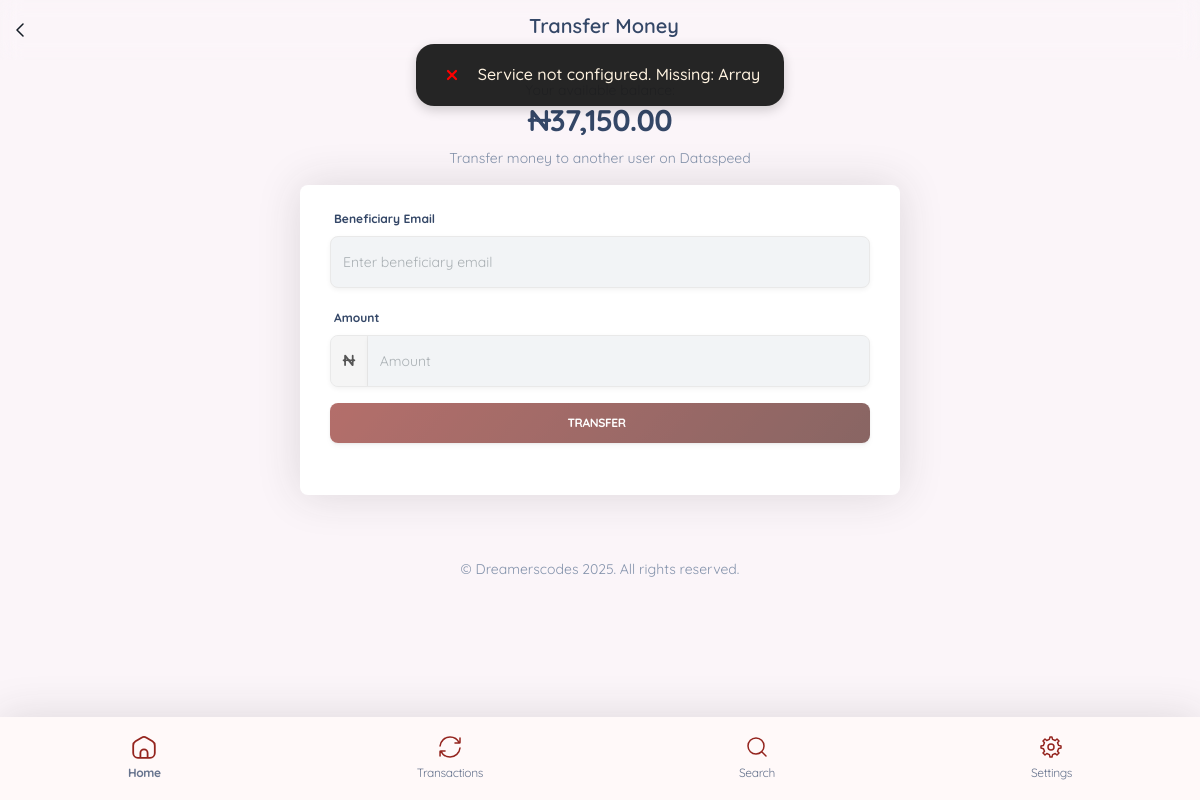
Page /public/pages/transfer_money.php (signed in) on the earlier database version.
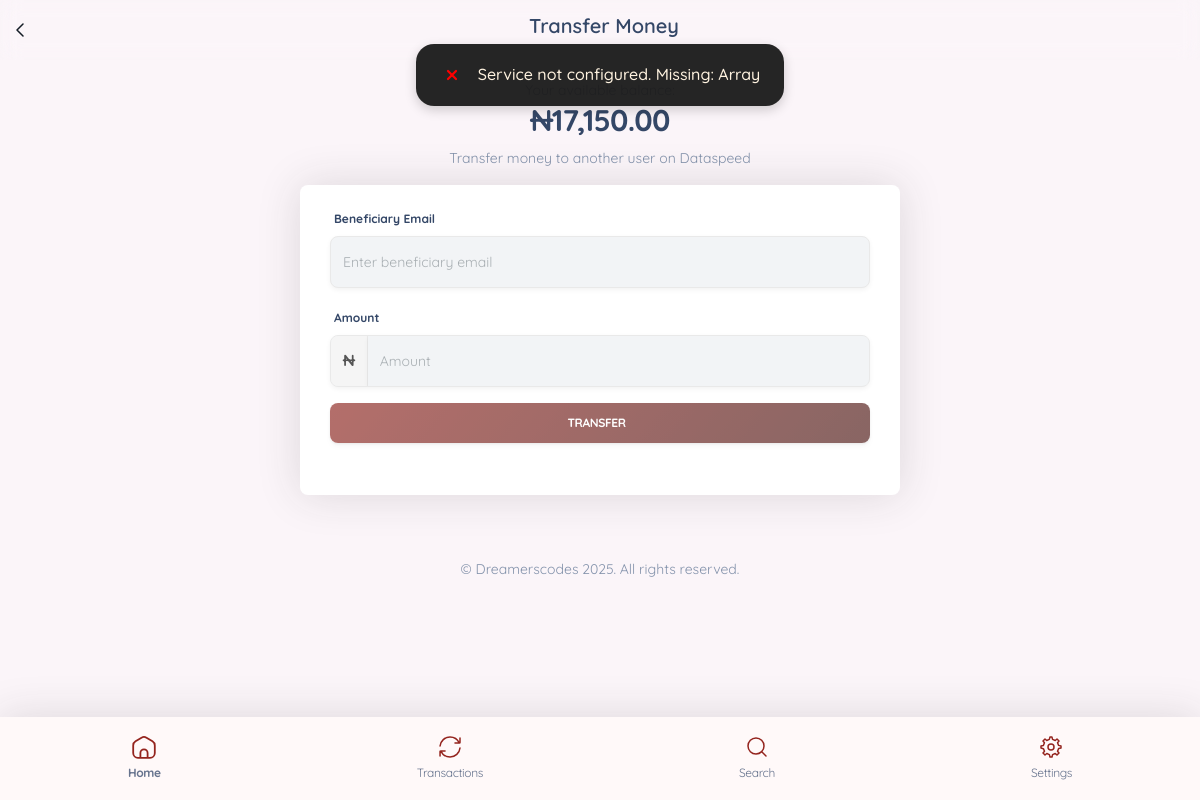
Same page on the later database version.
### tables this page shows
CREATE TABLE `account_balance` (
  `account_id` int(11) NOT NULL,
  `user_id` int(11) DEFAULT NULL,
  `email` varchar(255) NOT NULL,
  `phone_number` varchar(11) NOT NULL,
  `wallet_balance` decimal(15,2) DEFAULT NULL,
  `updated_at` timestamp NOT NULL DEFAULT current_timestamp() ON UPDATE current_timestamp()
);

### functions/Model.php (called while the page is built, shortened)
<?php
function getUserBalance($pdo, $user_id)
{
    $stmt = $pdo->prepare("SELECT wallet_balance FROM account_balance WHERE user_id = ?");
    $stmt->execute([$user_id]);
    $balance = $stmt->fetch();
    return number_format($balance['wallet_balance'], 2);
}

### public/pages/transfer_money.php (the view, shortened to what this page needs)
<?php
require __DIR__ . '/../../config/config.php';
require __DIR__ . '/../../functions/Model.php';
require __DIR__ . '/../partials/header.php';
?>
<body>
    <main class="container py-4">
        <header>
            <div class="page-header mb-4 text-center">
                <svg class="header-back-button" width="8" height="14" viewBox="0 0 8 14" fill="none" xmlns="http://www.w3.org/2000/svg">
                    <path d="M7 1L1 7L7 13" stroke="#141C25" stroke-width="1.5" stroke-linecap="round" stroke-linejoin="round" />
                </svg>
                <h5 class="fw-bold text-center">Transfer Money</h5>
            </div>
        </header>
        <div class="text-center">
            <p class="text-sm text-secondary mb-0">Your available balance:</p>
            <h2>&#8358;<span id="user-balance"><?= getUserBalance($pdo, $user_id) ?></span></h2>
        </div>
        <div class="text-center">
            <p class="text-secondary mb-3 text-sm text-center">Transfer money to another user on Dataspeed</p>
        </div>
        <div class="form-container">
            <div class="form-row">
                <div class="mb-3">
                    <label for="beneficiary" class="form-label">Beneficiary Email</label>
                    <input type="text" id="email" name="email" class="input" placeholder="Enter beneficiary email" required>
                </div>
                <div class="mb-3">
                    <label for="amount" class="form-label">Amount</label>
                    <div class="input-group-container">
                        <span class="input-group-prefix">
                            &#8358;
                        </span>
                        <input type="text" id="amount" name="amount" maxlength="10"
                            placeholder="Amount" class="input" required inputmode="numeric">
                    </div>
                </div>
                <div class="mb-3">
                    <button type="button" id="transfer-button" class="btn primary-btn w-100">Transfer <i class="ms-1 ni ni-send"></i></button>
                </div>
            </div>
        </div>
        <?php require __DIR__ . '/../partials/bottom-nav.php' ?>
    </main>
    <footer class="my-4 text-center text-secondary small">
        &copy; Dreamerscodes 2025. All rights reserved.
    </footer>
</body>
</html>

Differences in the rows shown:
changed account_balance: wallet_balance "37,150.00" → "17,150.00"
